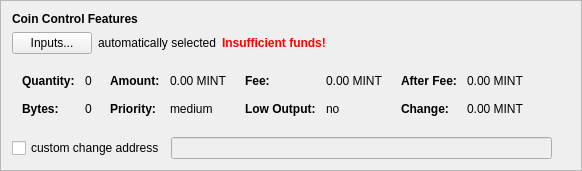
      <widget class="QFrame" name="frameCoinControl">
       <property name="sizePolicy">
        <sizepolicy hsizetype="Expanding" vsizetype="Expanding">
         <horstretch>0</horstretch>
         <verstretch>0</verstretch>
        </sizepolicy>
       </property>
       <property name="maximumSize">
        <size>
         <width>16777215</width>
         <height>16777215</height>
        </size>
       </property>
       <property name="styleSheet">
        <string notr="true"/>
       </property>
       <property name="frameShape">
        <enum>QFrame::StyledPanel</enum>
       </property>
       <property name="frameShadow">
        <enum>QFrame::Sunken</enum>
       </property>
       <layout class="QGridLayout" name="gridLayout_3">
        <item row="0" column="0">
         <widget class="QLabel" name="labelCoinControlFeatures">
          <property name="sizePolicy">
           <sizepolicy hsizetype="Expanding" vsizetype="Fixed">
            <horstretch>0</horstretch>
            <verstretch>0</verstretch>
           </sizepolicy>
          </property>
          <property name="styleSheet">
           <string notr="true">font-weight:bold;</string>
          </property>
          <property name="text">
           <string>Coin Control Features</string>
          </property>
         </widget>
        </item>
        <item row="3" column="0">
         <layout class="QGridLayout" name="gridLayout_9">
          <property name="sizeConstraint">
           <enum>QLayout::SetDefaultConstraint</enum>
          </property>
          <property name="topMargin">
           <number>5</number>
          </property>
          <property name="rightMargin">
           <number>5</number>
          </property>
          <item row="0" column="0">
           <widget class="QCheckBox" name="checkBoxCoinControlChange">
            <property name="text">
             <string>custom change address</string>
            </property>
           </widget>
          </item>
          <item row="0" column="1">
           <widget class="QLineEdit" name="lineEditCoinControlChange">
            <property name="enabled">
             <bool>false</bool>
            </property>
            <property name="sizePolicy">
             <sizepolicy hsizetype="Expanding" vsizetype="Fixed">
              <horstretch>0</horstretch>
              <verstretch>0</verstretch>
             </sizepolicy>
            </property>
            <property name="styleSheet">
             <string notr="true"/>
            </property>
            <property name="text">
             <string/>
            </property>
           </widget>
          </item>
          <item row="0" column="2">
           <widget class="QLabel" name="labelCoinControlChangeLabel">
            <property name="sizePolicy">
             <sizepolicy hsizetype="Preferred" vsizetype="Expanding">
              <horstretch>0</horstretch>
              <verstretch>0</verstretch>
             </sizepolicy>
            </property>
            <property name="minimumSize">
             <size>
              <width>0</width>
              <height>0</height>
             </size>
            </property>
            <property name="text">
             <string/>
            </property>
            <property name="margin">
             <number>3</number>
            </property>
           </widget>
          </item>
         </layout>
        </item>
        <item row="1" column="0">
         <layout class="QGridLayout" name="gridLayout_13">
          <property name="bottomMargin">
           <number>10</number>
          </property>
          <item row="0" column="0">
           <widget class="QPushButton" name="pushButtonCoinControl">
            <property name="styleSheet">
             <string notr="true"/>
            </property>
            <property name="text">
             <string>Inputs...</string>
            </property>
           </widget>
          </item>
          <item row="0" column="1">
           <widget class="QLabel" name="labelCoinControlAutomaticallySelected">
            <property name="text">
             <string>automatically selected</string>
            </property>
            <property name="margin">
             <number>5</number>
            </property>
           </widget>
          </item>
          <item row="0" column="2">
           <widget class="QLabel" name="labelCoinControlInsuffFunds">
            <property name="styleSheet">
             <string notr="true">color:red;font-weight:bold;</string>
            </property>
            <property name="text">
             <string>Insufficient funds!</string>
            </property>
            <property name="margin">
             <number>5</number>
            </property>
           </widget>
          </item>
          <item row="0" column="3">
           <spacer name="horizontalSpacerCoinControl">
            <property name="palette">
             <palette>
              <active>
               <colorrole role="WindowText">
                <brush brushstyle="SolidPattern">
                 <color alpha="255">
                  <red>255</red>
                  <green>170</green>
                  <blue>0</blue>
                 </color>
                </brush>
               </colorrole>
               <colorrole role="Button">
                <brush brushstyle="SolidPattern">
                 <color alpha="255">
                  <red>255</red>
                  <green>170</green>
                  <blue>0</blue>
                 </color>
                </brush>
               </colorrole>
               <colorrole role="Light">
                <brush brushstyle="SolidPattern">
                 <color alpha="255">
                  <red>255</red>
                  <green>170</green>
                  <blue>0</blue>
                 </color>
                </brush>
               </colorrole>
               <colorrole role="Midlight">
                <brush brushstyle="SolidPattern">
                 <color alpha="255">
                  <red>255</red>
                  <green>170</green>
                  <blue>0</blue>
                 </color>
                </brush>
               </colorrole>
               <colorrole role="Dark">
                <brush brushstyle="SolidPattern">
                 <color alpha="255">
                  <red>255</red>
                  <green>170</green>
                  <blue>0</blue>
                 </color>
                </brush>
               </colorrole>
               <colorrole role="Mid">
                <brush brushstyle="SolidPattern">
                 <color alpha="255">
                  <red>255</red>
                  <green>170</green>
                  <blue>0</blue>
                 </color>
                </brush>
               </colorrole>
               <colorrole role="Text">
                <brush brushstyle="SolidPattern">
                 <color alpha="255">
                  <red>255</red>
                  <green>170</green>
                  <blue>0</blue>
                 </color>
                </brush>
               </colorrole>
               <colorrole role="ButtonText">
                <brush brushstyle="SolidPattern">
                 <color alpha="255">
                  <red>255</red>
                  <green>170</green>
                  <blue>0</blue>
                 </color>
                </brush>
               </colorrole>
              </active>
              <inactive>
               <colorrole role="WindowText">
                <brush brushstyle="SolidPattern">
                 <color alpha="255">
                  <red>255</red>
                  <green>170</green>
                  <blue>0</blue>
                 </color>
                </brush>
               </colorrole>
               <colorrole role="Button">
                <brush brushstyle="SolidPattern">
                 <color alpha="255">
                  <red>255</red>
                  <green>170</green>
                  <blue>0</blue>
                 </color>
                </brush>
               </colorrole>
               <colorrole role="Light">
                <brush brushstyle="SolidPattern">
                 <color alpha="255">
                  <red>255</red>
                  <green>170</green>
                  <blue>0</blue>
                 </color>
                </brush>
               </colorrole>
               <colorrole role="Midlight">
                <brush brushstyle="SolidPattern">
                 <color alpha="255">
                  <red>255</red>
                  <green>170</green>
                  <blue>0</blue>
                 </color>
                </brush>
               </colorrole>
               <colorrole role="Dark">
                <brush brushstyle="SolidPattern">
                 <color alpha="255">
                  <red>255</red>
                  <green>170</green>
                  <blue>0</blue>
                 </color>
                </brush>
               </colorrole>
               <colorrole role="Mid">
                <brush brushstyle="SolidPattern">
                 <color alpha="255">
                  <red>255</red>
                  <green>170</green>
                  <blue>0</blue>
                 </color>
                </brush>
               </colorrole>
               <colorrole role="Text">
                <brush brushstyle="SolidPattern">
                 <color alpha="255">
                  <red>255</red>
                  <green>170</green>
                  <blue>0</blue>
                 </color>
                </brush>
               </colorrole>
               <colorrole role="ButtonText">
                <brush brushstyle="SolidPattern">
                 <color alpha="255">
                  <red>255</red>
                  <green>170</green>
                  <blue>0</blue>
                 </color>
                </brush>
               </colorrole>
              </inactive>
              <disabled>
               <colorrole role="WindowText">
                <brush brushstyle="SolidPattern">
                 <color alpha="255">
                  <red>255</red>
                  <green>170</green>
                  <blue>0</blue>
                 </color>
                </brush>
               </colorrole>
               <colorrole role="Button">
                <brush brushstyle="SolidPattern">
                 <color alpha="255">
                  <red>255</red>
                  <green>170</green>
                  <blue>0</blue>
                 </color>
                </brush>
               </colorrole>
               <colorrole role="Light">
                <brush brushstyle="SolidPattern">
                 <color alpha="255">
                  <red>255</red>
                  <green>170</green>
                  <blue>0</blue>
                 </color>
                </brush>
               </colorrole>
               <colorrole role="Midlight">
                <brush brushstyle="SolidPattern">
                 <color alpha="255">
                  <red>255</red>
                  <green>170</green>
                  <blue>0</blue>
                 </color>
                </brush>
               </colorrole>
               <colorrole role="Dark">
                <brush brushstyle="SolidPattern">
                 <color alpha="255">
                  <red>255</red>
                  <green>170</green>
                  <blue>0</blue>
                 </color>
                </brush>
               </colorrole>
               <colorrole role="Mid">
                <brush brushstyle="SolidPattern">
                 <color alpha="255">
                  <red>255</red>
                  <green>170</green>
                  <blue>0</blue>
                 </color>
                </brush>
               </colorrole>
               <colorrole role="Text">
                <brush brushstyle="SolidPattern">
                 <color alpha="255">
                  <red>255</red>
                  <green>170</green>
                  <blue>0</blue>
                 </color>
                </brush>
               </colorrole>
               <colorrole role="ButtonText">
                <brush brushstyle="SolidPattern">
                 <color alpha="255">
                  <red>255</red>
                  <green>170</green>
                  <blue>0</blue>
                 </color>
                </brush>
               </colorrole>
              </disabled>
             </palette>
            </property>
            <property name="orientation">
             <enum>Qt::Horizontal</enum>
            </property>
            <property name="sizeHint" stdset="0">
             <size>
              <width>40</width>
              <height>13</height>
             </size>
            </property>
           </spacer>
          </item>
         </layout>
        </item>
        <item row="2" column="0">
         <widget class="QWidget" name="widgetCoinControl" native="true">
          <property name="sizePolicy">
           <sizepolicy hsizetype="Preferred" vsizetype="Preferred">
            <horstretch>0</horstretch>
            <verstretch>0</verstretch>
           </sizepolicy>
          </property>
          <property name="minimumSize">
           <size>
            <width>0</width>
            <height>0</height>
           </size>
          </property>
          <property name="styleSheet">
           <string notr="true"/>
          </property>
          <layout class="QGridLayout" name="gridLayout_6">
           <property name="leftMargin">
            <number>0</number>
           </property>
           <property name="topMargin">
            <number>0</number>
           </property>
           <property name="rightMargin">
            <number>0</number>
           </property>
           <property name="bottomMargin">
            <number>0</number>
           </property>
           <item row="0" column="0">
            <layout class="QGridLayout" name="gridLayout_7">
             <property name="topMargin">
              <number>0</number>
             </property>
             <property name="bottomMargin">
              <number>10</number>
             </property>
             <item row="0" column="0">
              <layout class="QGridLayout" name="gridLayout_8">
               <property name="leftMargin">
                <number>10</number>
               </property>
               <property name="topMargin">
                <number>4</number>
               </property>
               <property name="rightMargin">
                <number>6</number>
               </property>
               <property name="horizontalSpacing">
                <number>10</number>
               </property>
               <property name="verticalSpacing">
                <number>14</number>
               </property>
               <item row="1" column="0">
                <widget class="QLabel" name="labelCoinControlBytesText">
                 <property name="sizePolicy">
                  <sizepolicy hsizetype="Preferred" vsizetype="Preferred">
                   <horstretch>0</horstretch>
                   <verstretch>0</verstretch>
                  </sizepolicy>
                 </property>
                 <property name="styleSheet">
                  <string notr="true">font-weight:bold;</string>
                 </property>
                 <property name="text">
                  <string>Bytes:</string>
                 </property>
                </widget>
               </item>
               <item row="0" column="1">
                <widget class="QLabel" name="labelCoinControlQuantity">
                 <property name="sizePolicy">
                  <sizepolicy hsizetype="Preferred" vsizetype="Preferred">
                   <horstretch>0</horstretch>
                   <verstretch>0</verstretch>
                  </sizepolicy>
                 </property>
                 <property name="cursor">
                  <cursorShape>IBeamCursor</cursorShape>
                 </property>
                 <property name="contextMenuPolicy">
                  <enum>Qt::ActionsContextMenu</enum>
                 </property>
                 <property name="text">
                  <string>0</string>
                 </property>
                 <property name="margin">
                  <number>0</number>
                 </property>
                 <property name="textInteractionFlags">
                  <set>Qt::LinksAccessibleByMouse|Qt::TextSelectableByKeyboard|Qt::TextSelectableByMouse</set>
                 </property>
                </widget>
               </item>
               <item row="0" column="0">
                <widget class="QLabel" name="labelCoinControlQuantityText">
                 <property name="sizePolicy">
                  <sizepolicy hsizetype="Preferred" vsizetype="Preferred">
                   <horstretch>0</horstretch>
                   <verstretch>0</verstretch>
                  </sizepolicy>
                 </property>
                 <property name="styleSheet">
                  <string notr="true">font-weight:bold;</string>
                 </property>
                 <property name="text">
                  <string>Quantity:</string>
                 </property>
                 <property name="margin">
                  <number>0</number>
                 </property>
                </widget>
               </item>
               <item row="1" column="1">
                <widget class="QLabel" name="labelCoinControlBytes">
                 <property name="sizePolicy">
                  <sizepolicy hsizetype="Preferred" vsizetype="Preferred">
                   <horstretch>0</horstretch>
                   <verstretch>0</verstretch>
                  </sizepolicy>
                 </property>
                 <property name="cursor">
                  <cursorShape>IBeamCursor</cursorShape>
                 </property>
                 <property name="contextMenuPolicy">
                  <enum>Qt::ActionsContextMenu</enum>
                 </property>
                 <property name="text">
                  <string>0</string>
                 </property>
                 <property name="textInteractionFlags">
                  <set>Qt::LinksAccessibleByMouse|Qt::TextSelectableByKeyboard|Qt::TextSelectableByMouse</set>
                 </property>
                </widget>
               </item>
              </layout>
             </item>
             <item row="0" column="1">
              <layout class="QGridLayout" name="gridLayout_10">
               <property name="leftMargin">
                <number>6</number>
               </property>
               <property name="topMargin">
                <number>4</number>
               </property>
               <property name="rightMargin">
                <number>6</number>
               </property>
               <property name="horizontalSpacing">
                <number>10</number>
               </property>
               <property name="verticalSpacing">
                <number>14</number>
               </property>
               <item row="0" column="0">
                <widget class="QLabel" name="labelCoinControlAmountText">
                 <property name="sizePolicy">
                  <sizepolicy hsizetype="Preferred" vsizetype="Preferred">
                   <horstretch>0</horstretch>
                   <verstretch>0</verstretch>
                  </sizepolicy>
                 </property>
                 <property name="styleSheet">
                  <string notr="true">font-weight:bold;</string>
                 </property>
                 <property name="text">
                  <string>Amount:</string>
                 </property>
                 <property name="margin">
                  <number>0</number>
                 </property>
                </widget>
               </item>
               <item row="0" column="1">
                <widget class="QLabel" name="labelCoinControlAmount">
                 <property name="sizePolicy">
                  <sizepolicy hsizetype="Preferred" vsizetype="Preferred">
                   <horstretch>0</horstretch>
                   <verstretch>0</verstretch>
                  </sizepolicy>
                 </property>
                 <property name="cursor">
                  <cursorShape>IBeamCursor</cursorShape>
                 </property>
                 <property name="contextMenuPolicy">
                  <enum>Qt::ActionsContextMenu</enum>
                 </property>
                 <property name="text">
                  <string>0.00 MINT</string>
                 </property>
                 <property name="textInteractionFlags">
                  <set>Qt::LinksAccessibleByMouse|Qt::TextSelectableByKeyboard|Qt::TextSelectableByMouse</set>
                 </property>
                </widget>
               </item>
               <item row="1" column="0">
                <widget class="QLabel" name="labelCoinControlPriorityText">
                 <property name="sizePolicy">
                  <sizepolicy hsizetype="Preferred" vsizetype="Preferred">
                   <horstretch>0</horstretch>
                   <verstretch>0</verstretch>
                  </sizepolicy>
                 </property>
                 <property name="styleSheet">
                  <string notr="true">font-weight:bold;</string>
                 </property>
                 <property name="text">
                  <string>Priority:</string>
                 </property>
                </widget>
               </item>
               <item row="1" column="1">
                <widget class="QLabel" name="labelCoinControlPriority">
                 <property name="sizePolicy">
                  <sizepolicy hsizetype="Preferred" vsizetype="Preferred">
                   <horstretch>0</horstretch>
                   <verstretch>0</verstretch>
                  </sizepolicy>
                 </property>
                 <property name="cursor">
                  <cursorShape>IBeamCursor</cursorShape>
                 </property>
                 <property name="contextMenuPolicy">
                  <enum>Qt::ActionsContextMenu</enum>
                 </property>
                 <property name="text">
                  <string>medium</string>
                 </property>
                 <property name="textInteractionFlags">
                  <set>Qt::LinksAccessibleByMouse|Qt::TextSelectableByKeyboard|Qt::TextSelectableByMouse</set>
                 </property>
                </widget>
               </item>
              </layout>
             </item>
             <item row="0" column="2">
              <layout class="QGridLayout" name="gridLayout_11">
               <property name="leftMargin">
                <number>6</number>
               </property>
               <property name="topMargin">
                <number>4</number>
               </property>
               <property name="rightMargin">
                <number>6</number>
               </property>
               <property name="horizontalSpacing">
                <number>10</number>
               </property>
               <property name="verticalSpacing">
                <number>14</number>
               </property>
               <item row="0" column="0">
                <widget class="QLabel" name="labelCoinControlFeeText">
                 <property name="sizePolicy">
                  <sizepolicy hsizetype="Preferred" vsizetype="Preferred">
                   <horstretch>0</horstretch>
                   <verstretch>0</verstretch>
                  </sizepolicy>
                 </property>
                 <property name="styleSheet">
                  <string notr="true">font-weight:bold;</string>
                 </property>
                 <property name="text">
                  <string>Fee:</string>
                 </property>
                 <property name="margin">
                  <number>0</number>
                 </property>
                </widget>
               </item>
               <item row="0" column="1">
                <widget class="QLabel" name="labelCoinControlFee">
                 <property name="sizePolicy">
                  <sizepolicy hsizetype="Preferred" vsizetype="Preferred">
                   <horstretch>0</horstretch>
                   <verstretch>0</verstretch>
                  </sizepolicy>
                 </property>
                 <property name="cursor">
                  <cursorShape>IBeamCursor</cursorShape>
                 </property>
                 <property name="contextMenuPolicy">
                  <enum>Qt::ActionsContextMenu</enum>
                 </property>
                 <property name="text">
                  <string>0.00 MINT</string>
                 </property>
                 <property name="textInteractionFlags">
                  <set>Qt::LinksAccessibleByMouse|Qt::TextSelectableByKeyboard|Qt::TextSelectableByMouse</set>
                 </property>
                </widget>
               </item>
               <item row="1" column="0">
                <widget class="QLabel" name="labelCoinControlLowOutputText">
                 <property name="sizePolicy">
                  <sizepolicy hsizetype="Preferred" vsizetype="Preferred">
                   <horstretch>0</horstretch>
                   <verstretch>0</verstretch>
                  </sizepolicy>
                 </property>
                 <property name="styleSheet">
                  <string notr="true">font-weight:bold;</string>
                 </property>
                 <property name="text">
                  <string>Low Output:</string>
                 </property>
                </widget>
               </item>
               <item row="1" column="1">
                <widget class="QLabel" name="labelCoinControlLowOutput">
                 <property name="sizePolicy">
                  <sizepolicy hsizetype="Preferred" vsizetype="Preferred">
                   <horstretch>0</horstretch>
                   <verstretch>0</verstretch>
                  </sizepolicy>
                 </property>
                 <property name="cursor">
                  <cursorShape>IBeamCursor</cursorShape>
                 </property>
                 <property name="contextMenuPolicy">
                  <enum>Qt::ActionsContextMenu</enum>
                 </property>
                 <property name="text">
                  <string>no</string>
                 </property>
                 <property name="textInteractionFlags">
                  <set>Qt::LinksAccessibleByMouse|Qt::TextSelectableByKeyboard|Qt::TextSelectableByMouse</set>
                 </property>
                </widget>
               </item>
              </layout>
             </item>
             <item row="0" column="3">
              <layout class="QGridLayout" name="gridLayout_12">
               <property name="leftMargin">
                <number>6</number>
               </property>
               <property name="topMargin">
                <number>4</number>
               </property>
               <property name="rightMargin">
                <number>6</number>
               </property>
               <property name="horizontalSpacing">
                <number>10</number>
               </property>
               <property name="verticalSpacing">
                <number>14</number>
               </property>
               <item row="0" column="0">
                <widget class="QLabel" name="labelCoinControlAfterFeeText">
                 <property name="sizePolicy">
                  <sizepolicy hsizetype="Preferred" vsizetype="Preferred">
                   <horstretch>0</horstretch>
                   <verstretch>0</verstretch>
                  </sizepolicy>
                 </property>
                 <property name="styleSheet">
                  <string notr="true">font-weight:bold;</string>
                 </property>
                 <property name="text">
                  <string>After Fee:</string>
                 </property>
                 <property name="margin">
                  <number>0</number>
                 </property>
                </widget>
               </item>
               <item row="0" column="1">
                <widget class="QLabel" name="labelCoinControlAfterFee">
                 <property name="sizePolicy">
                  <sizepolicy hsizetype="Preferred" vsizetype="Preferred">
                   <horstretch>0</horstretch>
                   <verstretch>0</verstretch>
                  </sizepolicy>
                 </property>
                 <property name="cursor">
                  <cursorShape>IBeamCursor</cursorShape>
                 </property>
                 <property name="contextMenuPolicy">
                  <enum>Qt::ActionsContextMenu</enum>
                 </property>
                 <property name="text">
                  <string>0.00 MINT</string>
                 </property>
                 <property name="textInteractionFlags">
                  <set>Qt::LinksAccessibleByMouse|Qt::TextSelectableByKeyboard|Qt::TextSelectableByMouse</set>
                 </property>
                </widget>
               </item>
               <item row="1" column="0">
                <widget class="QLabel" name="labelCoinControlChangeText">
                 <property name="sizePolicy">
                  <sizepolicy hsizetype="Preferred" vsizetype="Preferred">
                   <horstretch>0</horstretch>
                   <verstretch>0</verstretch>
                  </sizepolicy>
                 </property>
                 <property name="styleSheet">
                  <string notr="true">font-weight:bold;</string>
                 </property>
                 <property name="text">
                  <string>Change:</string>
                 </property>
                 <property name="textFormat">
                  <enum>Qt::PlainText</enum>
                 </property>
                </widget>
               </item>
               <item row="1" column="1">
                <widget class="QLabel" name="labelCoinControlChange">
                 <property name="sizePolicy">
                  <sizepolicy hsizetype="Preferred" vsizetype="Preferred">
                   <horstretch>0</horstretch>
                   <verstretch>0</verstretch>
                  </sizepolicy>
                 </property>
                 <property name="cursor">
                  <cursorShape>IBeamCursor</cursorShape>
                 </property>
                 <property name="contextMenuPolicy">
                  <enum>Qt::ActionsContextMenu</enum>
                 </property>
                 <property name="text">
                  <string>0.00 MINT</string>
                 </property>
                 <property name="textInteractionFlags">
                  <set>Qt::LinksAccessibleByMouse|Qt::TextSelectableByKeyboard|Qt::TextSelectableByMouse</set>
                 </property>
                </widget>
               </item>
              </layout>
             </item>
             <item row="0" column="4">
              <spacer name="horizontalSpacer_2">
               <property name="orientation">
                <enum>Qt::Horizontal</enum>
               </property>
               <property name="sizeHint" stdset="0">
                <size>
                 <width>40</width>
                 <height>20</height>
                </size>
               </property>
              </spacer>
             </item>
            </layout>
           </item>
          </layout>
         </widget>
        </item>
       </layout>
      </widget>
